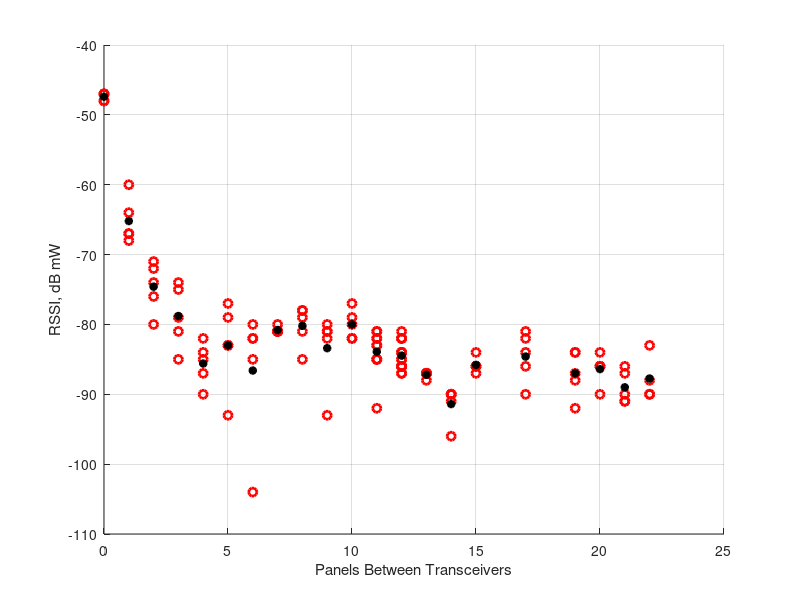
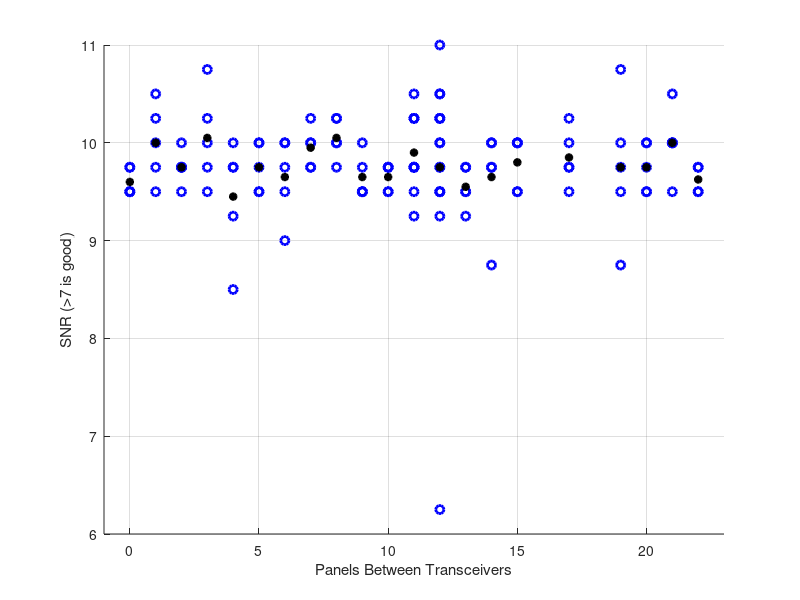

These charts were generated, in order, by the following MATLAB code:
%/*
%  FILE: test_fence_view.m
%  VERSION: 1.0.0
%  TEST DATE: 4 March 2023
%  DATE: 4 March 2023
%  PROJECT: Distributed Fence Monitor Capstone
%  AUTHORS: Briellyn Braithwaite
%  DESCRIPTION:
%*/

%% Load Data
clearvars
close all
load('fence_3.mat')
% test 1: on the ground going down the fence
% test 2: tried holding vertical?
% test 3: went down fence, holding vertical :3
disp('Data:')

disp([databuf.rssi' databuf.snr'])

%% Error Corrections?

%% Plots

figure, hold on
grid on
plot(databuf.panel, databuf.rssi, 'ro', 'linewidth', 2)
xlabel('Panels Between Transceivers')
ylabel('RSSI, dB mW')

% plot mean at each panel
for p=min(databuf.panel):max(databuf.panel)
    acc = 0;
    n = 0;
    for m = 1:length(databuf.panel)
        if(databuf.panel(m) == p)
            acc = acc + databuf.rssi(m);
            n = n + 1;
        end
    end
    if(n > 0)
        plot(p, acc/n, 'k*', 'linewidth', 2)
    end
end

figure, hold on
grid on
plot(databuf.panel, databuf.snr, 'bo', 'linewidth', 2)
xlabel('Panels Between Transceivers')
ylabel('SNR (>7 is good)')
xlim([-1 23])

% plot mean at each panel
for p=min(databuf.panel):max(databuf.panel)
    acc = 0;
    n = 0;
    for m = 1:length(databuf.panel)
        if(databuf.panel(m) == p)
            acc = acc + databuf.snr(m);
            n = n + 1;
        end
    end
    if(n > 0)
        plot(p, acc/n, 'k*', 'linewidth', 2)
    end
end

